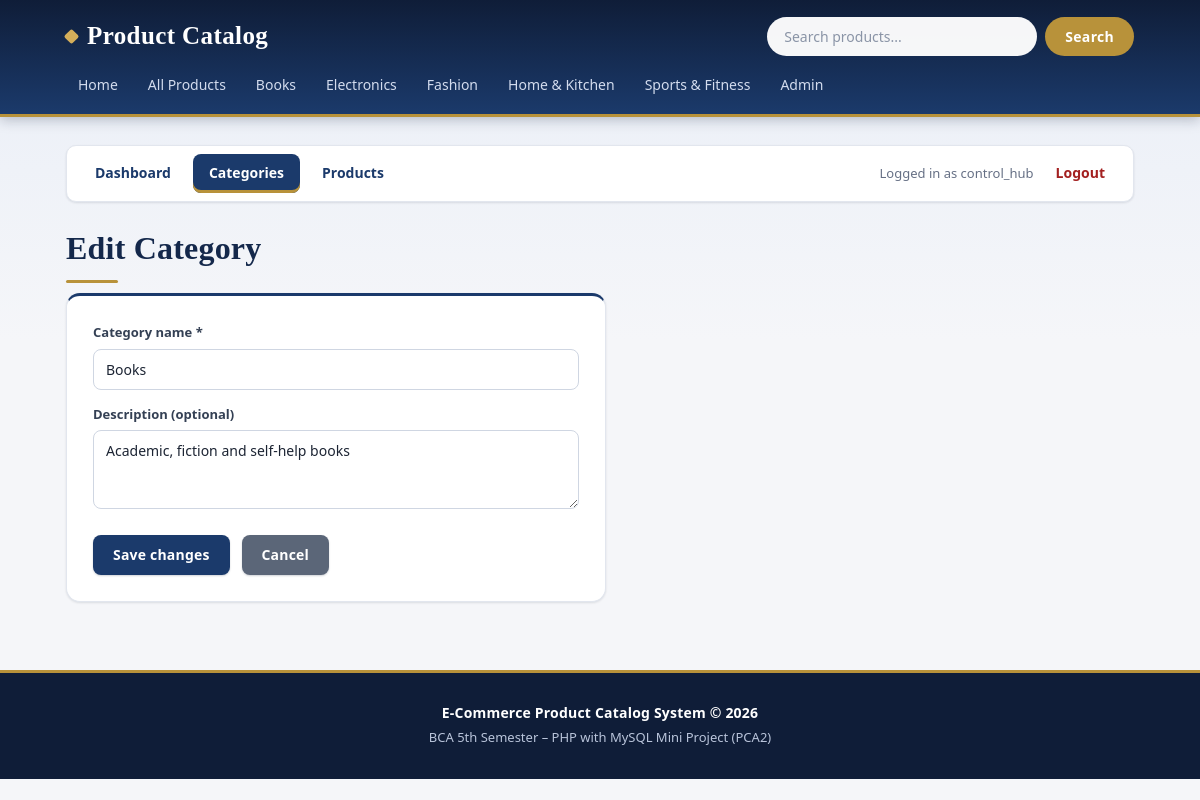
The page /admin/category_edit.php?id=3 (signed in) on the database its author committed.
### tables this page shows
CREATE TABLE `categories` (
  `category_id` int(11) NOT NULL,
  `category_name` varchar(100) NOT NULL,
  `description` text DEFAULT NULL,
  `created_at` timestamp NOT NULL DEFAULT current_timestamp()
);

### admin/category_edit.php (the view, shortened to what this page needs)
<?php
require_once __DIR__ . '/../config/db.php';
$error    = '';
$category = null;
$id = $_GET['id'] ?? '';
if (!is_string($id) || !ctype_digit($id) || (int)$id < 1) {
    $error = 'Invalid category.';
} else {
    $id = (int)$id;
    $stmt = mysqli_prepare($conn, 'SELECT category_id, category_name, description FROM categories WHERE category_id = ?');
    mysqli_stmt_bind_param($stmt, 'i', $id);
    mysqli_stmt_execute($stmt);
    $category = mysqli_fetch_assoc(mysqli_stmt_get_result($stmt));
}
$name        = $category ? $category['category_name'] : '';
$description = $category ? ($category['description'] ?? '') : '';
require __DIR__ . '/../includes/header.php';
require __DIR__ . '/menu.php';
?>
<h1>Edit Category</h1>
<?php if ($error !== '') { ?>
    <div class="message error"><?php echo htmlspecialchars($error); ?></div>
    <a class="btn" href="categories.php">Back to categories</a>
<?php } else { ?>
    <form class="form-box" method="post" action="category_edit.php?id=<?php echo (int)$id; ?>">
        <label for="category_name">Category name *</label>
        <input type="text" id="category_name" name="category_name" maxlength="100"
               value="<?php echo htmlspecialchars($name); ?>">
        <label for="description">Description (optional)</label>
        <textarea id="description" name="description" rows="3" maxlength="255"><?php echo htmlspecialchars($description); ?></textarea>
        <button type="submit" class="btn">Save changes</button>
        <a class="btn btn-secondary" href="categories.php">Cancel</a>
    </form>
<?php } ?>
<?php require __DIR__ . '/../includes/footer.php'; ?>

### includes/header.php (shortened to what this page needs)
<?php
require_once __DIR__ . '/../config/db.php';
$base = '/ecommerce-product-catalog-php/';
$cat_result = mysqli_query($conn, 'SELECT category_id, category_name FROM categories ORDER BY category_name');
?>
<!DOCTYPE html>
<html lang="en">
<head>
    <link rel="stylesheet" href="<?php echo $base; ?>assets/css/style.css">
</head>
<body>
<header class="site-header">
    <div class="container header-top">
        <a class="logo" href="<?php echo $base; ?>index.php">Product Catalog</a>
        <form class="search-form" action="<?php echo $base; ?>products.php" method="get">
            <input type="text" name="q" placeholder="Search products..."
                   value="<?php echo (isset($_GET['q']) && is_string($_GET['q'])) ? htmlspecialchars($_GET['q']) : ''; ?>">
            <button type="submit">Search</button>
        </form>
    </div>
    <nav class="container main-nav">
        <a href="<?php echo $base; ?>index.php">Home</a>
        <a href="<?php echo $base; ?>products.php">All Products</a>
        <?php while ($cat = mysqli_fetch_assoc($cat_result)) { ?>
            <a href="<?php echo $base; ?>products.php?category=<?php echo (int)$cat['category_id']; ?>">
                <?php echo htmlspecialchars($cat['category_name']); ?>
            </a>
        <?php } ?>
        <a href="<?php echo $base; ?>admin/login.php">Admin</a>
    </nav>
</header>
<main class="container">

### assets/css/style.css (style rules this page uses)
:root { --navy-950: #0f1d38; --navy-900: #14284b; --navy-800: #1b3a6b; --navy-700: #264a85; --navy-100: #e6ecf6; --navy-50: #f3f6fb; --gold-600: #9a7a2b; --gold-500: #b8923a; --gold-400: #d4ae5a; --gold-100: #f7efdc; --bg: #f5f6f9; --surface: #ffffff; --border: #e2e6ee; --border-strong: #cfd6e2; --text: #1c2433; --muted: #667085; --success: #166534; --success-bg: #e9f6ee; --success-bd: #b9e0c8; --warning: #8a5206; --warning-bg: #fdf3e0; --warning-bd: #f0d9a6; --danger: #a32020; --danger-bg: #fdecec; --danger-bd: #f2bcbc; --radius: 10px; --radius-lg: 14px; --shadow-sm: 0 1px 2px rgba(15, 29, 56, .06), 0 1px 3px rgba(15, 29, 56, .06); --shadow-md: 0 6px 18px rgba(15, 29, 56, .12); --font-body: "Segoe UI", system-ui, -apple-system, "Helvetica Neue", Arial, sans-serif; --font-head: Georgia, "Times New Roman", serif; }
* { box-sizing: border-box; }
html { scroll-behavior: smooth; }
body { margin: 0; font-family: var(--font-body); font-size: 15px; line-height: 1.6; color: var(--text); background: linear-gradient(180deg, #e9eef7 0, var(--bg) 340px) no-repeat, var(--bg); }
a { color: var(--navy-800); text-decoration: none; transition: color .15s; }
.container { max-width: 1100px; margin: 0 auto; padding: 0 16px; }
main.container { padding-top: 28px; padding-bottom: 44px; min-height: 60vh; }
h1, h2, h3 { color: var(--navy-900); line-height: 1.25; }
h1 { font-family: var(--font-head); font-size: 32px; font-weight: 700; margin: 0 0 10px; letter-spacing: .2px; }
h1::after { content: ""; display: block; width: 52px; height: 3px; margin-top: 12px; background: var(--gold-500); border-radius: 2px; }
.site-header { background: linear-gradient(180deg, var(--navy-950) 0%, var(--navy-800) 100%); color: #fff; border-bottom: 3px solid var(--gold-500); box-shadow: 0 3px 12px rgba(15, 29, 56, .25); }
.header-top { display: flex; flex-wrap: wrap; align-items: center; justify-content: space-between; gap: 12px; padding-top: 16px; padding-bottom: 12px; }
.logo { display: inline-flex; align-items: center; gap: 10px; color: #fff; font-family: var(--font-head); font-size: 25px; font-weight: 700; letter-spacing: .4px; }
.logo::before { content: ""; width: 11px; height: 11px; background: var(--gold-400); transform: rotate(45deg); border-radius: 2px; flex: none; }
.search-form { display: flex; gap: 8px; }
.search-form input { padding: 9px 16px; width: 270px; max-width: 100%; min-width: 0; border: 1px solid transparent; border-radius: 999px; background: rgba(255, 255, 255, .96); color: var(--text); font-size: 14px; font-family: inherit; transition: box-shadow .2s; }
.search-form input::placeholder { color: #8a94a6; }
.search-form button { padding: 9px 20px; border: none; border-radius: 999px; cursor: pointer; flex: none; background: var(--gold-500); color: #fff; font-weight: 600; font-size: 14px; font-family: inherit; letter-spacing: .3px; transition: background .2s, transform .1s; }
.main-nav { display: flex; flex-wrap: wrap; gap: 4px 6px; padding-bottom: 12px; }
.main-nav a { color: #d3dcee; font-size: 14px; font-weight: 500; padding: 6px 12px; border-radius: 6px; transition: background .2s, color .2s; }
.btn { display: inline-block; padding: 10px 20px; border: none; border-radius: 8px; cursor: pointer; background: var(--navy-800); color: #fff; font-family: inherit; font-size: 14px; font-weight: 600; line-height: 1.4; letter-spacing: .2px; vertical-align: middle; box-shadow: 0 1px 2px rgba(15, 29, 56, .2); transition: background .2s, transform .1s, box-shadow .2s; }
.btn + .btn { margin-left: 8px; }
.btn-secondary { background: #5b6678; }
.form-box { max-width: 540px; margin-bottom: 24px; padding: 26px; background: var(--surface); border: 1px solid var(--border); border-top: 3px solid var(--navy-800); border-radius: var(--radius-lg); box-shadow: var(--shadow-sm); }
.form-box label { display: block; margin-top: 14px; font-size: 13px; font-weight: 600; color: #344054; }
.form-box label:first-child { margin-top: 0; }
.form-box input[type=text], .form-box input[type=password], .form-box input[type=number], .form-box textarea, .form-box select { width: 100%; margin-top: 6px; padding: 10px 12px; font-size: 14px; font-family: inherit; color: var(--text); background: #fff; border: 1px solid var(--border-strong); border-radius: 8px; transition: border-color .2s, box-shadow .2s; }
.form-box .btn { margin-top: 20px; }

### rows shown on the page
categories: category_name "Books", description "Academic, fiction and self-help books"
categories: category_name "Electronics"
categories: category_name "Fashion"
categories: category_name "Home & Kitchen"
categories: category_name "Sports & Fitness"

### other values the page prints
$_SESSION['admin_username'] "control_hub"
